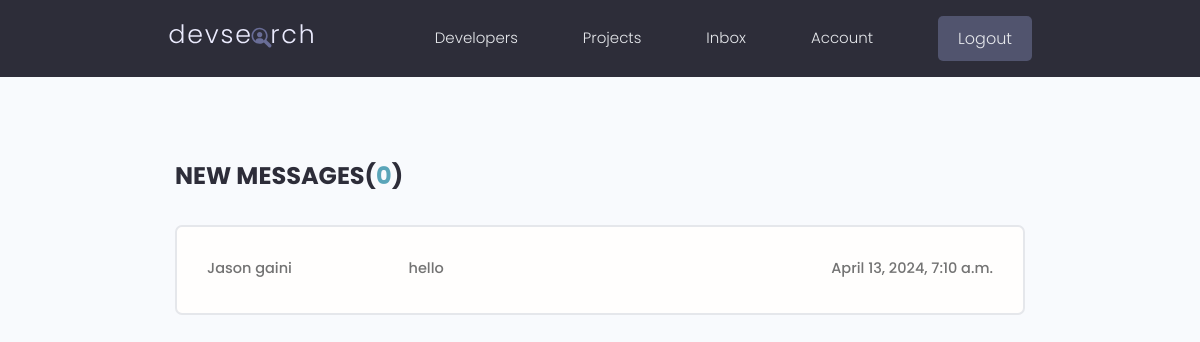
/inbox/ (signed in), run on an earlier commit of the app's database.
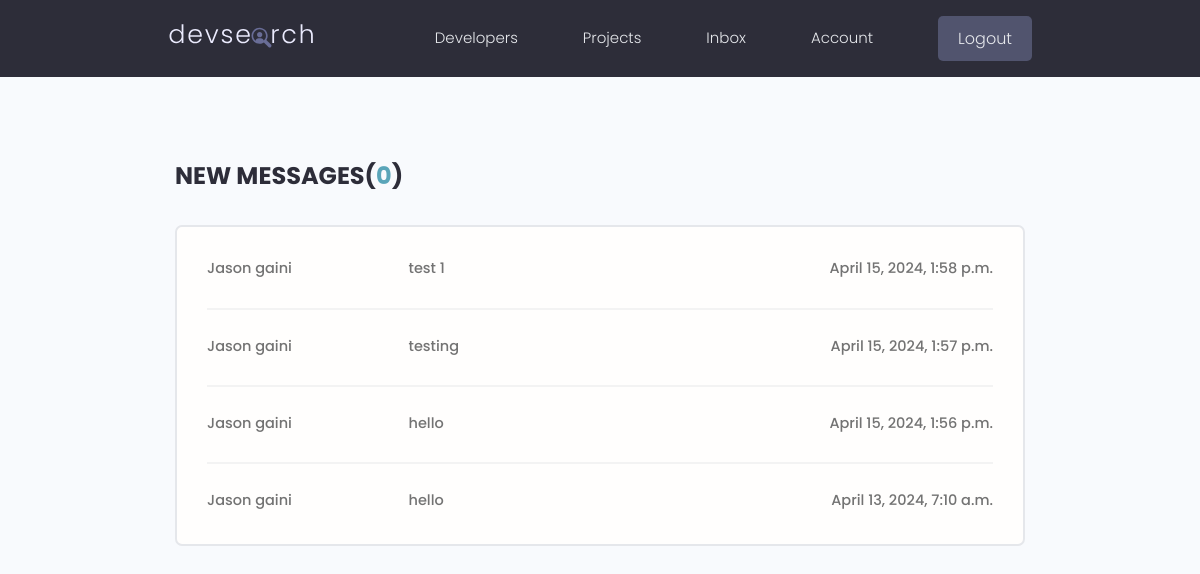
And on a later commit of the database.
### users/models.py (models this page shows, shortened)
class Message(models.Model):
    sender = models.ForeignKey(Profile,on_delete=models.SET_NULL, null=True,blank=True)
    recipient = models.ForeignKey(Profile,on_delete=models.SET_NULL,null=True,blank=True, related_name="messages")
    name = models.CharField(max_length=200,null=True,blank=True)
    email = models.EmailField(max_length=200,null=True,blank=True)
    subject = models.CharField(max_length=200,null=True,blank=True)
    body= models.TextField()
    is_read = models.BooleanField(default=False, null=True)
    created = models.DateTimeField(auto_now_add=True)
    id = models.UUIDField(default=uuid.uuid4,unique=True,primary_key=True,editable=False)
    class Meta:
        ordering= ['is_read', '-created']

### users/views.py (the view)
# urls.py: path('inbox/', views.inbox,name="inbox"),
@login_required(login_url='login')
def inbox(request):
    profile = request.user.profile
    messageRequests = profile.messages.all()
    unreadCount = messageRequests.filter(is_read = False).count()
    context ={'messageRequests':messageRequests, 'unreadCount':unreadCount}
    return render(request, 'users/inbox.html',context)

### users/templates/users/inbox.html
{% extends 'main.html' %}
{% block content %}
  <main class="inbox my-xl">
    <div class="content-box">
      <h3 class="inbox__title">New Messages(<span>{{unreadCount}}</span>)</h3>
      <ul class="messages">
        {% for message in messageRequests %}
        {% if message.is_read == False %}
        <li class="message message--unread">
          {% else %}
          <li class="message">
          {% endif %}
          <a href="{% url 'message' message.id %}">
            <span class="message__author">{{message.name}}</span>
            <span class="message__subject">{{message.subject}}</span>
            <span class="message__date">{{message.created}}</span>
          </a>
        </li>
        {% endfor %}
      </ul>
    </div>
  </main>
{% endblock content %}

What changed in the data, as far as the page shows it:
added Message: name "Jason gaini", subject "test 1", created "April 15, 2024, 1:58 p.m."
added Message: name "Jason gaini", subject "testing", created "April 15, 2024, 1:57 p.m."
added Message: name "Jason gaini", subject "hello", created "April 15, 2024, 1:56 p.m."
